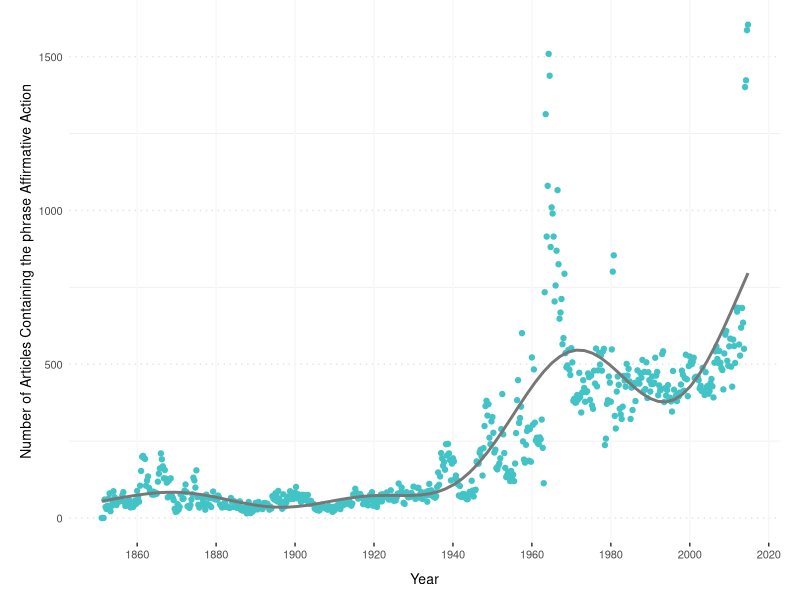
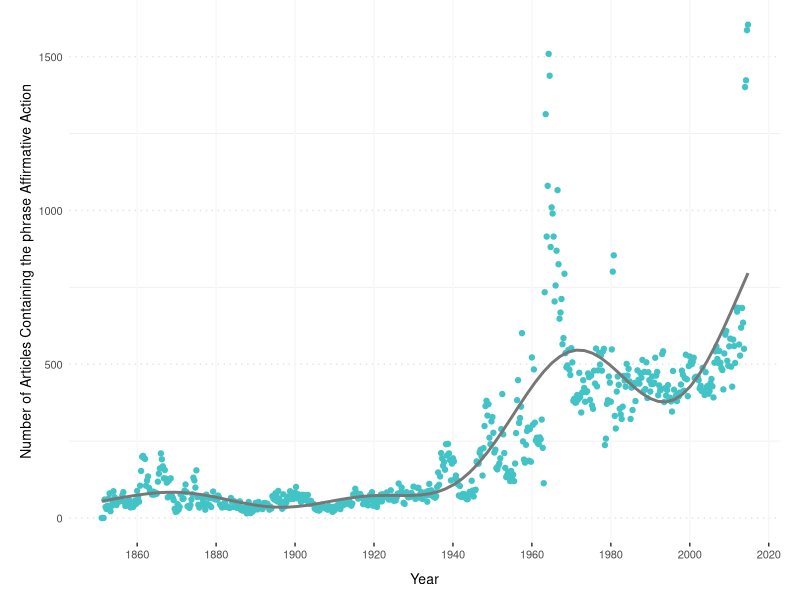
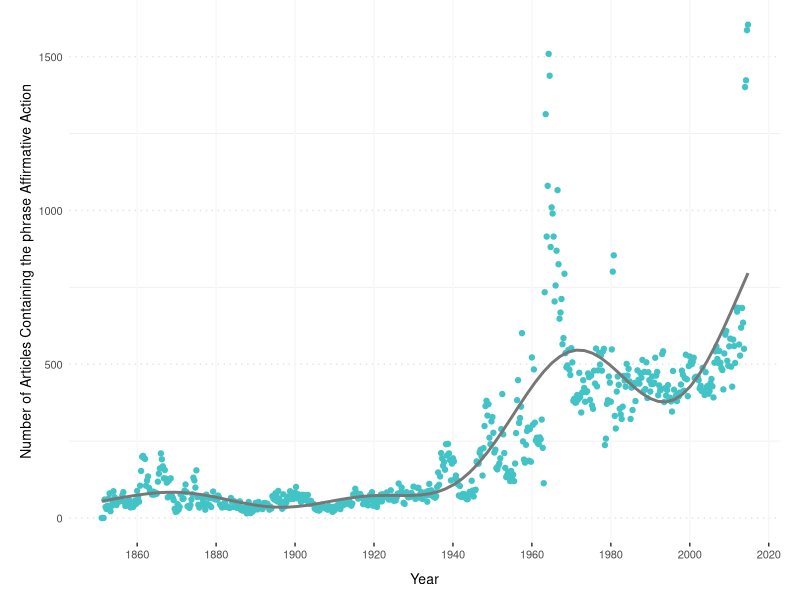

The R script that drew these images, in order:

"
Plot the Quarterly NYT coverage of Civil Rights Issues

" 

# set dir.
setwd(githubdir)
setwd("nyt-civil-rights")

# Load the packages
library(lubridate)
library(ggplot2)
library(scales)
library(grid)

# Load data from using rtimes package
results <- read.csv("nyt_rtimes.csv")

# r_dates
results$startDate <- as.Date(as.character(results$startDate), format="%Y%m%d")

# Plotting mentions of 'Affirmative Action'
ggplot(results, aes(x=startDate, y=cr))+
geom_point(color="#42C4C7") +
geom_smooth(method = "gam", formula = y ~ s(x), aes(group=1), size = 1, colour="#777777", alpha=0.05, se=F) +
ylab("Number of Articles Containing the phrase Affirmative Action")+
xlab("Year")+
theme_bw()+
scale_x_date(breaks=pretty_breaks(n=10)) + 
theme(panel.grid.major.y = element_line(colour = "#e3e3e3", linetype = "dotted"),
	  panel.grid.minor.x = element_blank(),
	  panel.grid.major.x = element_line(colour = "#f7f7f7", linetype = "solid"),
	  panel.border       = element_blank(),
	  legend.position  = "bottom",
	  legend.key       = element_blank(),
	  legend.key.width = unit(1,"cm"),
	  axis.title   = element_text(size=10),
	  axis.text    = element_text(size=8),
	  axis.ticks.y = element_blank(),
	  axis.title.x = element_text(vjust=-1),
	  axis.title.y = element_text(vjust= 1),
	  plot.margin = unit(c(0,.5,.5,.5), "cm"))
ggsave("figs/nyt_aa.png")
ggsave("figs/nyt_aa.pdf")
